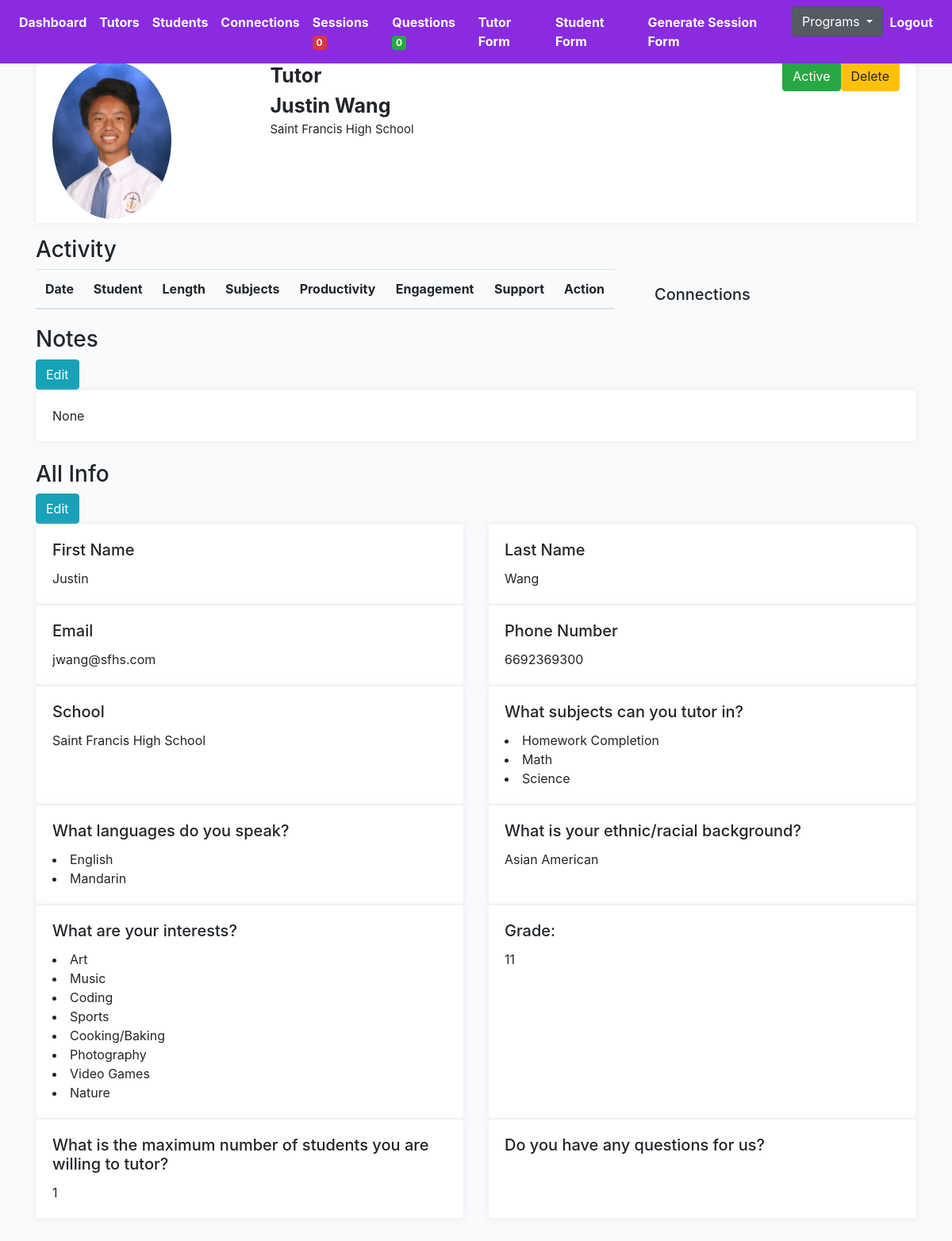
The page /middleschool/justin-wang-45457cd1/profile-detail (signed in) on the database its author committed.
### middleschool/models.py (models this page shows, shortened)
class Profile(models.Model):
    role = models.CharField(max_length=200, choices=ROLE_CHOICES_PROFILE, null=True)
    avatar = models.ImageField(default='avatar.png', upload_to='avatars/')
    first_name = models.CharField(max_length=200, blank=True)
    last_name = models.CharField(max_length=200, blank=True)
    email = models.EmailField(max_length=200, blank=True)
    student_grade = models.CharField(null=True, blank=True, max_length=200, choices=STUDENT_GRADE_CHOICES)
    grade = models.CharField(null=True, blank=True, max_length=200, choices=GRADE_CHOICES)
    academic_advisor = models.ForeignKey(Academicadvisor, null=True, blank=True, on_delete=models.CASCADE, related_name='academic_advisor')
    academic_advisor_email = models.EmailField(max_length=200, blank=True)
    subjects = models.ManyToManyField(Subject, blank=True, related_name='subjects')
    school = models.CharField(max_length=200, blank=True)
    friends = models.ManyToManyField("self", blank=True, related_name='testfriends')
    updated = models.DateTimeField(auto_now=True)
    created = models.DateTimeField(auto_now_add=True)
    slug = models.SlugField(unique=True, blank=True)
    flag = models.BooleanField(default=False)
    parent1_first_name = models.CharField(max_length=200, blank=True)
    parent1_last_name = models.CharField(max_length=200, blank=True)
    parent1_phone = models.CharField(max_length=200, blank=True)
    parent1_email = models.EmailField(max_length=200, blank=True)
    student_capacity = models.IntegerField(null=True, blank=True)
    phone = models.CharField(max_length=200, blank=True)
    question = models.TextField(null=True, blank=True, max_length=1000)
    languages = models.ManyToManyField(Language, blank=True, related_name='subjects')
    comfortable_share_phone = models.BooleanField(default=False)
    permission_share_grade = models.BooleanField(default=False)
    optional_school_loop_profile_link = models.TextField(null=True, blank=True, max_length=500)
    optional_school_loop_username = models.TextField(null=True, blank=True, max_length=500)
    optional_school_loop_password = models.TextField(null=True, blank=True, max_length=500)
    parent_languages = models.CharField(null=True, blank=True, max_length=200, choices=LANGUAGE_CHOICES)
    age = models.IntegerField(null=True, blank=True)
    ethnic = models.CharField(null=True, blank=True, max_length=200, choices=ETHNIC_CHOICES)
    note = models.TextField(null=True, blank=True, max_length=1000)
    interest = models.ManyToManyField(Interest, blank=True, related_name='interest')
    check = models.CharField(null=True, blank=True, max_length=200, choices=YES_NO)
    status = models.CharField(null=True, blank=True, max_length=200, choices=PROFILE_STATUS, default='active')
    def get_subjects(self):
        return self.subjects.all()
    def get_languages(self):
        return self.languages.all()
    def get_tutor_connections(self):
        return self.tutor.filter()
    def get_interests(self):
        return self.interest.all()
    __initial_first_name = None
    __initial_last_name = None
    def __init__(self, *args, **kwargs):
        super().__init__(*args, **kwargs)
        self.__initial_first_name = self.first_name
        self.__initial_last_name = self.last_name

class Subject(models.Model):
    name = models.CharField(max_length=200, blank=True)
    def __str__(self):
        return self.name

class Language(models.Model):
    name = models.CharField(max_length=200, blank=True)
    def __str__(self):
        return self.name

class Interest(models.Model):
    name = models.CharField(max_length=200, blank=True)
    def __str__(self):
        return self.name

### middleschool/views.py (the view)
# urls.py: path('<slug>/profile-detail', ProfileDetailView.as_view(), name='profile-detail-view'),
@method_decorator(login_required, name='dispatch')
@method_decorator(allowed_users(allowed_roles=['middletutor', 'admin']), name='dispatch')
class ProfileDetailView(DetailView):
    model = Profile
    template_name = 'middleschool/profile-detail.html'
    def get_object(self):
        slug = self.kwargs.get('slug')
        profile = Profile.objects.get(slug=slug)
        return profile
    def get_context_data(self, **kwargs):
        context = super().get_context_data(**kwargs)
        slug = self.kwargs.get('slug')
        profile = Profile.objects.get(slug=slug)
        sessions = Session.objects.filter(submit_status=True).filter(Q(connection__tutor=profile) | Q(connection__student=profile))
        sessions_ = []
        for item in sessions:
            sessions_.append(item)
        context["sessions"] = sessions_
        return context

### cprofiles/context_processors.py (called while the page is built)
def choice_question(request):
    if(request.user.id):
        choice_unanswered_question_num = Question.objects.filter(status="UNANSWERED").count()
        choice_session_flag_num = Session.objects.filter(flag=True).count()
        return {
            'choice_unanswered_question_num' : choice_unanswered_question_num,
            'choice_session_flag_num' : choice_session_flag_num
        }
    return {}

### middleschool/context_processors.py (called while the page is built)
def middle_school_question(request):
    if(request.user.id):
        middle_school_unanswered_question_num = Question.objects.filter(status="UNANSWERED").count()
        middle_school_session_flag_num = Session.objects.filter(flag=True).count()
        return {
            'middle_school_unanswered_question_num' : middle_school_unanswered_question_num,
            'middle_school_session_flag_num' : middle_school_session_flag_num
        }
    return {}

### mprofiles/context_processors.py (called while the page is built)
def mentor_question(request):
    if(request.user.id):
        mentor_unanswered_question_num = Question.objects.filter(status="UNANSWERED").count()
        mentor_session_flag_num = Session.objects.filter(flag=True).count()
        return {
            'mentor_unanswered_question_num' : mentor_unanswered_question_num,
            'mentor_session_flag_num' : mentor_session_flag_num
        }
    return {}

### profiles/context_processors.py (called while the page is built)
def high_school_question(request):
    if(request.user.id):
        high_school_unanswered_question_num = Question.objects.filter(status="UNANSWERED").count()
        high_school_session_flag_num = Session.objects.filter(flag=True).count()
        return {
            'high_school_unanswered_question_num' : high_school_unanswered_question_num,
            'high_school_session_flag_num' : high_school_session_flag_num
        }
    return {}

### templates/middleschool/profile-detail.html (shortened to what this page needs)
{% extends 'middleschoolbase.html' %}
{% load static %}
{% block stylesheet %}{% static '/css/profile.css' %}{% endblock %}
{% block content %}
<div class="profile-page tx-13">
    <div class="row">
        <div class="col-12 grid-margin">
            <div class="profile-header">
                <div class="header-links">
                    <div class="container header">
                        <div class="row">
                            <div class="col-3 name-btn">
                                <img class="profile-pic" src="{{profile.avatar.url}}" alt="profile">
                            </div>
                            <div class="col-3">
                                <div style="font-size:25px; font-weight:bold" class="profile-name">
                                    {{profile.role|title }}</div>
                                <div style="font-size:25px; font-weight:bold" class="profile-name">
                                    {{profile.first_name}}
                                    {{profile.last_name}}</div>
                                <div style="font-size:15px" class="profile-name">
                                    {{profile.school}}</div>
                            </div>
                            <div class="col-3">
                            </div>
                            <div class="col-3">
                                {% if profile.role == 'tutor' %}
                                <a href="{% url 'middleschool:tutor-profile-delete' profile.id %}"><button type="submit" class="btn btn-warning pull-right">Delete</button></a>
                                {% else %}
                                <a href="{% url 'middleschool:student-profile-delete' profile.id %}"><button type="submit" class="btn btn-warning pull-right">Delete</button></a>
                                {% endif %}
                                <form action="{% url 'middleschool:change-status-tutor' %}" method="POST" class='status-form' id='{{profile.id}}'>
                                        <div class='status-button'>
                                        {% if profile.status == 'active' %}
                                        <button type="submit" class="btn btn-success pull-right">Active</button>
                                        {% else %}
                                        <button type="submit" class="btn btn-danger pull-right">Deactivated</button>
                                        {% endif %}
                                        </div>
                                </form>
                            </div>
                        </div>
                    </div>
                </div>
            </div>
        </div>
    </div>
</div>
<h3>Activity</h3>
<div class="row">
    <div class="col-8 table-responsive-lg">
        <table class="table">
            <thead>
                <tr>
                    <th scope="col">Date</th>
                    <th scope="col">{% if profile.role == 'student' %}Tutor{% else %}Student{% endif %}</th>
                    <th scope="col">Length</th>
                    <th scope="col">Subjects</th>
                    <th scope="col">Productivity</th>
                    <th scope="col">Engagement</th>
                    <th scope="col">Support</th>
                    <th scope="col">Action</th>
                </tr>
            </thead>
        </table>
    </div>
    <div class="col-4">
        <div class="card-body">
            <h5>Connections</h5>
        </div>
    </div>
</div>
<h3>Notes</h3>
<a href="{% url 'middleschool:profile-note-update-profile' profile.slug %}"><button type="submit"
        class="btn btn-info">Edit</button></a>
<div class="row">
    <div class="col-sm-12">
        <div class="card h-100">
            <div class="card-body">
                <p class="card-text">{{profile.note}}</p>
            </div>
        </div>
    </div>
</div>
<h3>All Info</h3>
{% if profile.role == 'tutor' %}
<a href="{% url 'middleschool:tutor-update-profile' profile.slug %}"><button type="submit"
        class="btn btn-info">Edit</button></a>
<div class="row">
    <div class="col-sm-6">
        <div class="card h-100">
            <div class="card-body">
                <h5 class="card-title">First Name</h5>
                <p class="card-text">{{profile.first_name}}</p>
            </div>
        </div>
    </div>
    <div class="col-sm-6">
        <div class="card h-100">
            <div class="card-body">
                <h5 class="card-title">Last Name</h5>
                <p class="card-text">{{profile.last_name}}</p>
            </div>
        </div>
    </div>
</div>
<div class="row">
    <div class="col-sm-6">
        <div class="card h-100">
            <div class="card-body">
                <h5 class="card-title">Email</h5>
                <p class="card-text">{{profile.email}}</p>
            </div>
        </div>
    </div>
    <div class="col-sm-6">
        <div class="card h-100">
            <div class="card-body">
                <h5 class="card-title">Phone Number</h5>
                <p class="card-text">{{profile.phone}}</p>
            </div>
        </div>
    </div>
</div>
<div class="row">
    <div class="col-sm-6">
        <div class="card h-100">
            <div class="card-body">
                <h5 class="card-title">School</h5>
                <p class="card-text">{{profile.school}}</p>
            </div>
        </div>
    </div>
    <div class="col-sm-6">
        <div class="card h-100">
            <div class="card-body">
                <h5 class="card-title">What subjects can you tutor in? </h5>
                {% for subject in profile.get_subjects %}
                <li>{{subject}}</li>
                {% endfor %}
            </div>
        </div>
    </div>
</div>
<div class="row">
    <div class="col-sm-6">
        <div class="card h-100">
            <div class="card-body">
                <h5 class="card-title">What languages do you speak? </h5>
                {% for language in profile.get_languages %}
                <li>{{language}}</li>
                {% endfor %}
            </div>
        </div>
    </div>
    <div class="col-sm-6">
        <div class="card h-100">
            <div class="card-body">
                <h5 class="card-title">What is your ethnic/racial background?</h5>
                <p class="card-text">{{profile.ethnic}}</p>
            </div>
        </div>
    </div>
</div>
<div class="row">
    <div class="col-sm-6">
        <div class="card h-100">
            <div class="card-body">
                <h5 class="card-title">What are your interests?</h5>
                {% for interest in profile.get_interests %}
                <li>{{interest}}</li>
                {% endfor %}
            </div>
        </div>
    </div>
    <div class="col-sm-6">
        <div class="card h-100">
            <div class="card-body">
                <h5 class="card-title">Grade:</h5>
                <p class="card-text">{{profile.grade}}</p>
            </div>
        </div>
    </div>
</div>
<div class="row">
    <div class="col-sm-6">
        <div class="card h-100">
            <div class="card-body">
                <h5 class="card-title">What is the maximum number of students you are willing to tutor?</h5>
                <p class="card-text">{{profile.student_capacity}}</p>
            </div>
        </div>
    </div>
    <div class="col-sm-6">
        <div class="card h-100">
            <div class="card-body">
                <h5 class="card-title">Do you have any questions for us? </h5>
            </div>
        </div>
    </div>
</div>
{% endif %}
{% endblock content %}

### core/static/css/base.css (style rules this page uses)
.container { width: 100%; padding-right: 15px; padding-left: 15px; margin-right: auto; margin-left: auto; margin-top: 55px; }
body { background:#FAFAFA; }

### core/static/css/profile.css (style rules this page uses)
body { background-color: #f9fafb; margin-top:0px; }
.profile-page .profile-header { box-shadow: 0 0 10px 0 rgba(183, 192, 206, 0.2); border: 1px solid #f2f4f9; }
.profile-page .profile-header .header-links { padding: 5px; display: -webkit-flex; display: flex; -webkit-justify-content: center; justify-content: center; background: #fff; border-radius: 0 0 .25rem .25rem; }
img { vertical-align: middle; border-style: none; }
.grid-margin { margin-bottom: 1rem; }
.card { box-shadow: 0 0 10px 0 rgba(183, 192, 206, 0.2); -webkit-box-shadow: 0 0 10px 0 rgba(183, 192, 206, 0.2); -moz-box-shadow: 0 0 10px 0 rgba(183, 192, 206, 0.2); -ms-box-shadow: 0 0 10px 0 rgba(183, 192, 206, 0.2); }
.card { position: relative; display: flex; flex-direction: column; min-width: 0; word-wrap: break-word; background-color: #fff; background-clip: border-box; border: 1px solid #f2f4f9; border-radius: 0.25rem; }
.name-btn { margin-right: auto; }
.profile-pic { border-radius: 50%; height: auto; width: 150px; }
.container .header { margin-top: 0px; }

### rows shown on the page
Profile: avatar (picture), role "Tutor", first_name "Justin", last_name "Wang", school "Saint Francis High School", note "None", email "jwang@sfhs.com", phone "6692369300", ethnic "Asian American", grade "11", student_capacity "1"
Subject: name "Homework Completion"
Subject: name "Math"
Subject: name "Science"
Language: name "English"
Language: name "Mandarin"
Interest: name "Art"
Interest: name "Music"
Interest: name "Coding"
Interest: name "Sports"
Interest: name "Cooking/Baking"
Interest: name "Photography"
Interest: name "Video Games"
Interest: name "Nature"

### other values the page prints
{{ middle_school_session_flag_num }} "0"
{{ middle_school_unanswered_question_num }} "0"
